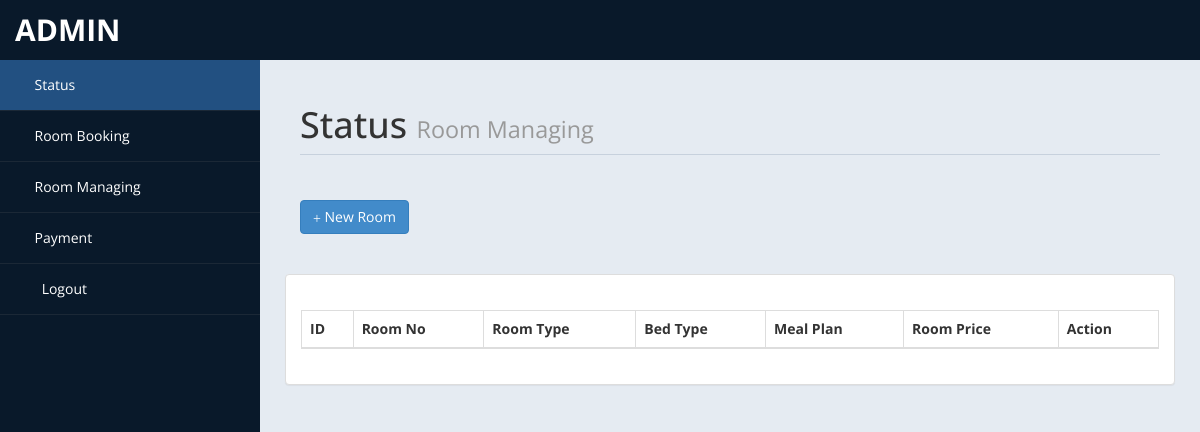
/admin/roommanage.php (signed in), run on an earlier commit of the app's database.
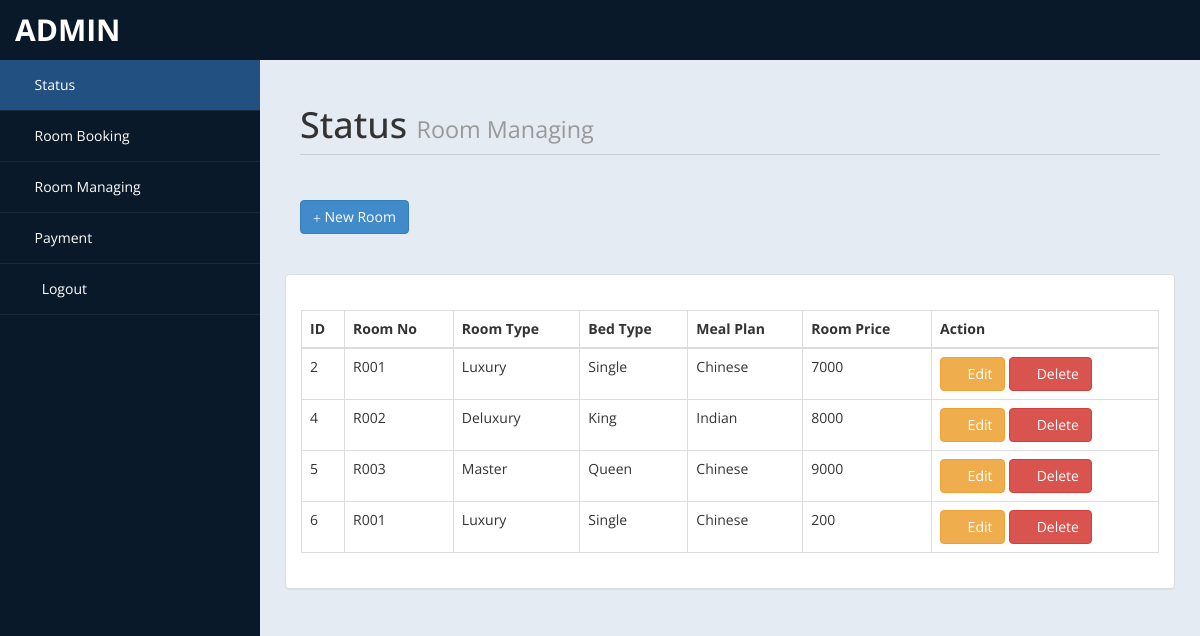
And on a later commit of the database.
### tables this page shows
CREATE TABLE `roommanage` (
  `id` int(11) NOT NULL,
  `rno` varchar(100) NOT NULL,
  `rtype` varchar(100) NOT NULL,
  `bed` varchar(100) NOT NULL,
  `meal` varchar(100) NOT NULL,
  `price` varchar(100) NOT NULL
);

### admin/roommanage.php (the view, shortened to what this page needs)
<!DOCTYPE html>
<html xmlns="http://www.w3.org/1999/xhtml">
<head>
    <link href="assets/css/bootstrap.css" rel="stylesheet" />
    <link href="assets/css/font-awesome.css" rel="stylesheet" />
    <link href="assets/js/morris/morris-0.4.3.min.css" rel="stylesheet" />
    <link href="assets/css/custom-styles.css" rel="stylesheet" />
</head>
<body>
    <div id="wrapper">
        <nav class="navbar navbar-default top-navbar" role="navigation">
            <div class="navbar-header">
                <a class="navbar-brand" href="home.php"> <?php echo $_SESSION["user"]; ?> </a>
            </div>
            <ul class="nav navbar-top-links navbar-right">
                <li class="dropdown">
                    <a class="dropdown-toggle" data-toggle="dropdown" href="#" aria-expanded="false">
                        <i class="fa fa-user fa-fw"></i> <i class="fa fa-caret-down"></i>
                    </a>
                </li>
            </ul>
        </nav>
        <nav class="navbar-default navbar-side" role="navigation">
            <div class="sidebar-collapse">
                <ul class="nav" id="main-menu">
                    <li>
                        <a class="active-menu" href="home.php"><i class="fa fa-dashboard"></i> Status</a>
                    </li>
					<li>
                        <a href="roombook.php"><i class="fa fa-bar-chart-o"></i> Room Booking</a>
                    </li>
                    <li>
                        <a href="roommanage.php"><i class="fa fa-bar-chart-o"></i> Room Managing</a>
                    </li>
                    <li>
                        <a href="payment.php"><i class="fa fa-qrcode"></i> Payment</a>
                    </li>
                    <li>
                        <a href="logout.php"><i class="fa fa-sign-out fa-fw"></i> Logout</a>
                    </li>
					</ul>
            </div>
        </nav>
        <div id="page-wrapper">
            <div id="page-inner">
                <div class="row">
                    <div class="col-md-12">
                        <h1 class="page-header">
                            Status <small>Room Managing </small>
                        </h1>
                        <div>
				<a href="#addnew" data-toggle="modal" class="btn btn-primary"><span class="glyphicon glyphicon-plus"></span> New Room</a>
			</div>
                    </div>
                </div>
<div>
	<div class="row">
		<div class="col-sm-8 col-sm-offset-2">
			</div> <br></br>
			<div>
                <div class="panel panel-default">
                        <div class="panel-body">
                            <div class="table-responsive">
                                <table class="table table-striped table-bordered table-hover" id="dataTables-example">
				<table class="table table-bordered">
					<thead>
						<th>ID</th>
						<th>Room No</th>
						<th>Room Type</th>
						<th>Bed Type</th>
						<th>Meal Plan</th>
						<th>Room Price</th>
						<th>Action</th>
					</thead>
					<tbody>
						<?php
							include_once('connection.php');
							$sql = "SELECT * FROM roommanage";
							$query = $conn->query($sql);
							while($row = $query->fetch_assoc()){
								echo
								"<tr>
									<td>".$row['id']."</td>
									<td>".$row['rno']."</td>
									<td>".$row['rtype']."</td>
									<td>".$row['bed']."</td>
									<td>".$row['meal']."</td>
									<td>".$row['price']."</td>
									<td>
										<a href='#edit_".$row['id']."' class='btn btn-warning' data-toggle='modal'><span class='glyphicon glyphicon-edit'></span> Edit</a>
										<a href='#delete_".$row['id']."' class='btn btn-danger' data-toggle='modal'><span class='glyphicon glyphicon-trash'></span> Delete</a>
									</td>
								</tr>";
							}
						?>
					</tbody>
				</table>
			</div></div></div></div>
	</div>
</div>
</body>
</html>

### admin/assets/css/custom-styles.css (style rules this page uses)
body { font-family: 'Open Sans', sans-serif; }
#wrapper { width: 100%; background:#09192A; }
#page-wrapper { padding: 15px 15px; min-height: 600px; background:#E5EBF2; }
#page-inner { width:100%; margin:10px 20px 10px 0px; background-color:transparent; padding:10px; min-height:1200px; }
h1, .h1, h2, .h2, h3, .h3 { margin-top: 7px; margin-bottom: -5px; }
.page-header { padding-bottom: 9px; margin: 10px 0 45px; border-bottom: 1px solid #C7D1DD; }
.top-navbar { margin:0px; }
.top-navbar .navbar-brand { color: #fff; width: 260px; text-align: left; height: 60px; font-size: 30px; font-weight: 700; text-transform: uppercase; line-height: 30px; }
.top-navbar .nav > li { position: relative; display: inline-block; }
.top-navbar .nav > li > a { position: relative; display: block; padding: 19px 15px; color: #77C0FD; }
.active-menu { background-color:#225081!important; }
.sidebar-collapse , .sidebar-collapse .nav { background:none; }
.sidebar-collapse .nav { padding:0; }
.sidebar-collapse .nav > li > a { color:#fff; background:transparent; text-shadow:none; }
.sidebar-collapse > .nav > li > a { padding:15px 10px; }
.sidebar-collapse > .nav > li { border-bottom: 1px solid rgba(107, 108, 109, 0.19); }
.navbar-side { border:none; background-color: transparent; }
.top-navbar { background:#09192A; border-bottom:none; }
.top-navbar .nav > li > a > i { margin-right: 2px; }
.navbar-default { border:0px solid black; }
.navbar-header { background: #09192A; }
.nav > li > a > i { margin-right:10px; }
@media (min-width:768px) { #page-wrapper { margin: 0 0 0 260px; padding: 15px 30px; min-height: 1200px; } }
@media (min-width:768px) { .navbar-side { z-index: 1; position: absolute; width: 260px; } }
@media (min-width:768px) { .navbar { border-radius: 0px; } }

What changed in the data, as far as the page shows it:
added roommanage: id "2", rno "R001", rtype "Luxury", bed "Single", meal "Chinese", price "7000"
added roommanage: id "4", rno "R002", rtype "Deluxury", bed "King", meal "Indian", price "8000"
added roommanage: id "5", rno "R003", rtype "Master", bed "Queen", meal "Chinese", price "9000"
added roommanage: id "6", rno "R001", rtype "Luxury", bed "Single", meal "Chinese", price "200"
